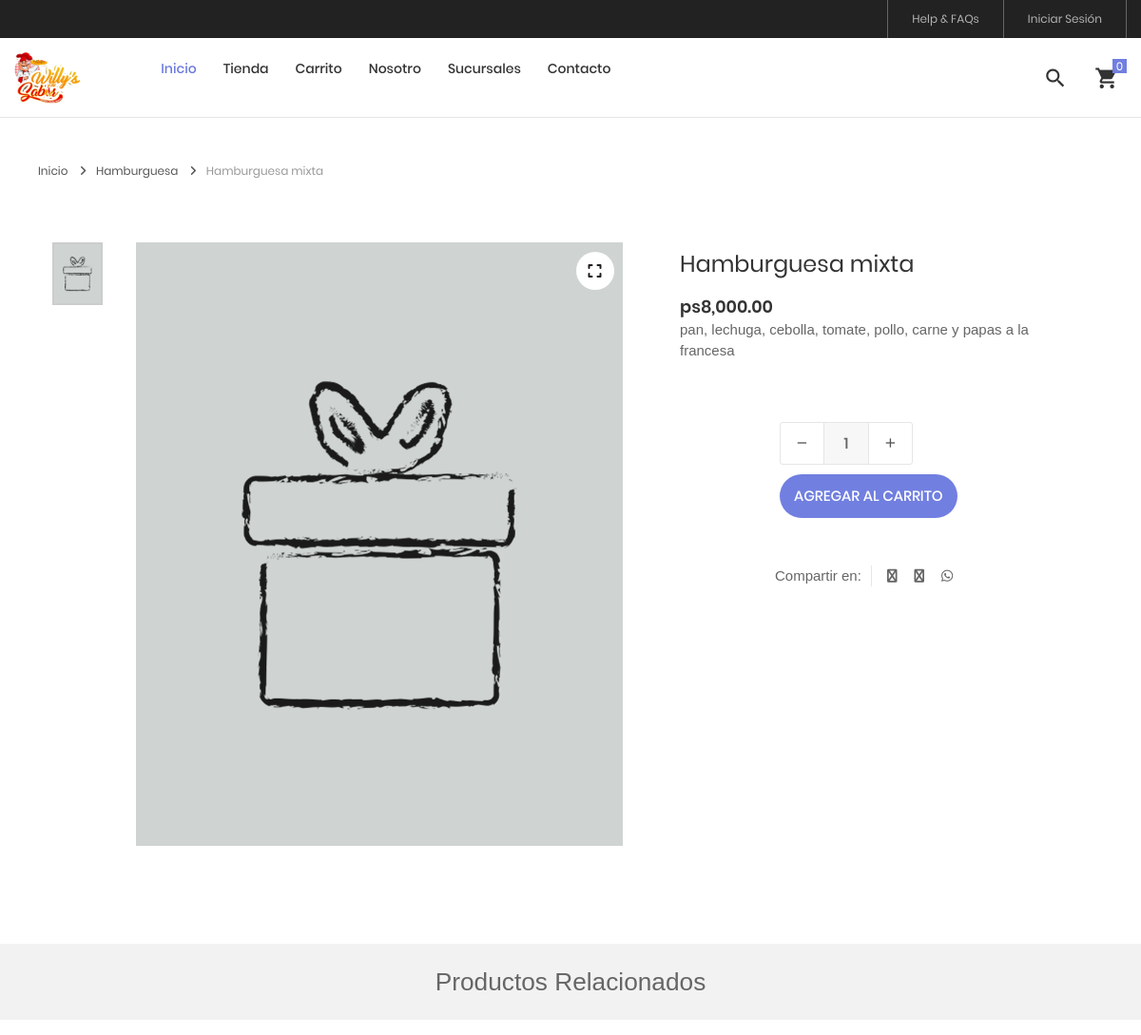
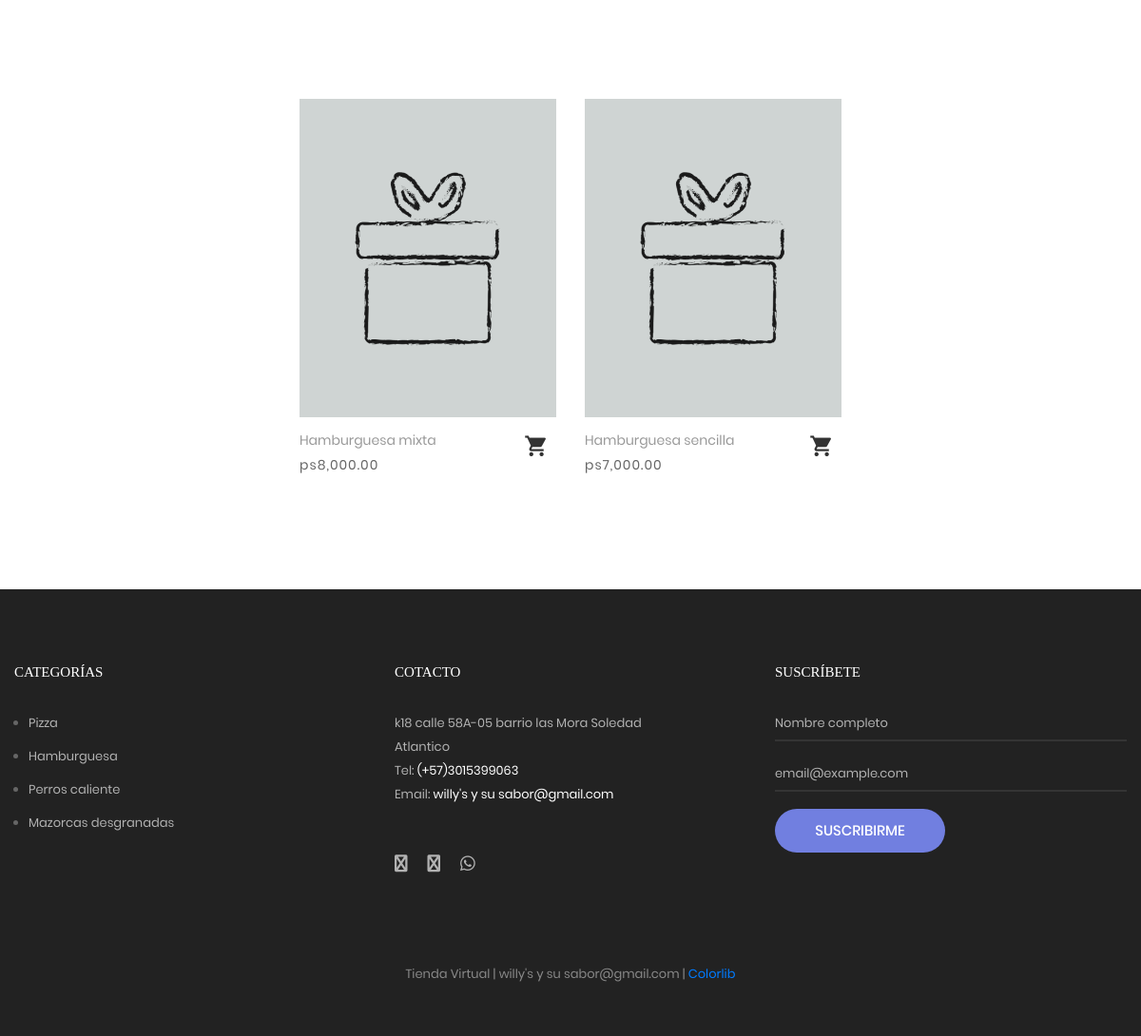
Screenshot of /tienda/producto/17/hamburguesa-mixta with the database file from the repository (2 pictures, top to bottom).
### tables this page shows
CREATE TABLE `producto` (
  `idproducto` bigint(20) NOT NULL,
  `categoriaid` bigint(20) NOT NULL,
  `codigo` varchar(30) NOT NULL,
  `nombre` varchar(255) NOT NULL,
  `descripcion` text NOT NULL,
  `precio` decimal(11,2) NOT NULL,
  `stock` int(11) NOT NULL,
  `imagen` varchar(100) DEFAULT NULL,
  `datecreated` datetime NOT NULL DEFAULT current_timestamp(),
  `ruta` varchar(255) NOT NULL,
  `status` int(11) NOT NULL DEFAULT 1
);

CREATE TABLE `categoria` (
  `idcategoria` bigint(20) NOT NULL,
  `nombre` varchar(255) NOT NULL,
  `descripcion` text NOT NULL,
  `portada` varchar(100) NOT NULL,
  `datecreated` datetime NOT NULL DEFAULT current_timestamp(),
  `ruta` varchar(255) NOT NULL,
  `status` int(11) NOT NULL DEFAULT 1
);

### Libraries/Core/Views.php (called while the page is built)
<?php
	class Views
	{
		function getView($controller,$view,$data="")
		{
			$controller = get_class($controller);
			if($controller == "Home"){
				$view = "Views/".$view.".php";
			}else{
				$view = "Views/".$controller."/".$view.".php";
			}
			require_once ($view);
		}
	}
 ?>

### index.php (called while the page is built, shortened)
<?php
	require_once("Helpers/Helpers.php");
	require_once("Libraries/Core/Load.php");
 ?>

### Helpers/Helpers.php (called while the page is built, shortened)
<?php
	function base_url()
	{
		return BASE_URL;
	}
    function media()
    {
        return BASE_URL."/Assets";
    }
    function footerTienda($data="")
    {
        $view_footer = "Views/Template/footer_tienda.php";
        require_once ($view_footer);
    }
    function formatMoney($cantidad){
        $cantidad = number_format($cantidad,2,SPD,SPM);
        return $cantidad;
    }
    function getCatFooter(){
        require_once ("Models/CategoriasModel.php");
        $objCategoria = new CategoriasModel();
        $request = $objCategoria->getCategoriasFooter();
        return $request;
    }
    function getInfoPage(int $idpagina){
        require_once("Libraries/Core/Mysql.php");
        $con = new Mysql();
        $sql = "SELECT * FROM post WHERE idpost = $idpagina";
        $request = $con->select($sql);
        return $request;
    }
 ?>

### Libraries/Core/Mysql.php (called while the page is built, shortened)
<?php
	class Mysql extends Conexion
	{
		private $conexion;
		function __construct()
		{
			$this->conexion = new Conexion();
			$this->conexion = $this->conexion->conect();
		}
		public function select(string $query)
		{
			$this->strquery = $query;
        	$result = $this->conexion->prepare($this->strquery);
			$result->execute();
        	$data = $result->fetch(PDO::FETCH_ASSOC);
        	return $data;
		}
		public function select_all(string $query)
		{
			$this->strquery = $query;
        	$result = $this->conexion->prepare($this->strquery);
			$result->execute();
        	$data = $result->fetchall(PDO::FETCH_ASSOC);
        	return $data;
		}
	}
 ?>

### Libraries/Core/Conexion.php (called while the page is built)
<?php
class Conexion{
	private $conect;
	public function __construct(){
		$connectionString = "mysql:host=".DB_HOST.";dbname=".DB_NAME.";charset=".DB_CHARSET;
		try{
			$this->conect = new PDO($connectionString, DB_USER, DB_PASSWORD);
			$this->conect->setAttribute(PDO::ATTR_ERRMODE, PDO::ERRMODE_EXCEPTION);
		}catch(PDOException $e){
			$this->conect = 'Error de conexión';
		    echo "ERROR: " . $e->getMessage();
		}
	}
	public function conect(){
		return $this->conect;
	}
}
?>

### Models/TProducto.php (called while the page is built, shortened)
<?php
require_once("Libraries/Core/Mysql.php");
trait TProducto{
	public function getProductoT(int $idproducto, string $ruta){
		$this->con = new Mysql();
		$this->intIdProducto = $idproducto;
		$this->strRuta = $ruta;
		$sql = "SELECT p.idproducto,
						p.codigo,
						p.nombre,
						p.descripcion,
						p.categoriaid,
						c.nombre as categoria,
						c.ruta as ruta_categoria,
						p.precio,
						p.ruta,
						p.stock
				FROM producto p
				INNER JOIN categoria c
				ON p.categoriaid = c.idcategoria
				WHERE p.status != 0 AND p.idproducto = '{$this->intIdProducto}' AND p.ruta = '{$this->strRuta}' ";
				$request = $this->con->select($sql);
				if(!empty($request)){
					$intIdProducto = $request['idproducto'];
					$sqlImg = "SELECT img
							FROM imagen
							WHERE productoid = $intIdProducto";
					$arrImg = $this->con->select_all($sqlImg);
					if(count($arrImg) > 0){
						for ($i=0; $i < count($arrImg); $i++) {
							$arrImg[$i]['url_image'] = media().'/images/uploads/'.$arrImg[$i]['img'];
						}
					}else{
						$arrImg[0]['url_image'] = media().'/images/uploads/product.png';
					}
					$request['images'] = $arrImg;
				}
		return $request;
	}
	public function getProductosRandom(int $idcategoria, int $cant, string $option){
		$this->intIdcategoria = $idcategoria;
		$this->cant = $cant;
		$this->option = $option;
		if($option == "r"){
			$this->option = " RAND() ";
		}else if($option == "a"){
			$this->option = " idproducto ASC ";
		}else{
			$this->option = " idproducto DESC ";
		}
		$this->con = new Mysql();
		$sql = "SELECT p.idproducto,
						p.codigo,
						p.nombre,
						p.descripcion,
						p.categoriaid,
						c.nombre as categoria,
						p.precio,
						p.ruta,
						p.stock
				FROM producto p
				INNER JOIN categoria c
				ON p.categoriaid = c.idcategoria
				WHERE p.status != 0 AND p.categoriaid = $this->intIdcategoria
				ORDER BY $this->option LIMIT  $this->cant ";
				$request = $this->con->select_all($sql);
				if(count($request) > 0){
					for ($c=0; $c < count($request) ; $c++) {
						$intIdProducto = $request[$c]['idproducto'];
						$sqlImg = "SELECT img
								FROM imagen
								WHERE productoid = $intIdProducto";
						$arrImg = $this->con->select_all($sqlImg);
						$request[$c]['images'] = $arrImg;
					}
				}
		return $request;
	}
}
 ?>

### Models/CategoriasModel.php (called while the page is built, shortened)
<?php
	class CategoriasModel extends Mysql
	{
		public function getCategoriasFooter(){
			$sql = "SELECT idcategoria, nombre, descripcion, portada, ruta
					FROM categoria WHERE  status = 1 AND idcategoria IN (".CAT_FOOTER.")";
			$request = $this->select_all($sql);
			if(count($request) > 0){
				for ($c=0; $c < count($request) ; $c++) {
					$request[$c]['portada'] = BASE_URL.'/Assets/images/uploads/'.$request[$c]['portada'];
				}
			}
			return $request;
		}
	}
 ?>

### Views/Tienda/producto.php (the view, shortened to what this page needs)
<?php
$arrProducto = $data['producto'];
$arrProductos = $data['productos'];
$arrImages = $arrProducto['images'];
$rutacategoria = $arrProducto['categoriaid'].'/'.$arrProducto['ruta_categoria'];
$urlShared = base_url()."/tienda/producto/".$arrProducto['idproducto']."/".$arrProducto['ruta'];
 ?>
<br><br><br>
<hr>
	<div class="container">
		<div class="bread-crumb flex-w p-l-25 p-r-15 p-t-30 p-lr-0-lg">
			<a href="<?= base_url(); ?>" class="stext-109 cl8 hov-cl1 trans-04">
				Inicio
				<i class="fa fa-angle-right m-l-9 m-r-10" aria-hidden="true"></i>
			</a>
			<a href="<?= base_url().'/tienda/categoria/'.$rutacategoria; ?>" class="stext-109 cl8 hov-cl1 trans-04">
				<?= $arrProducto['categoria'] ?>
				<i class="fa fa-angle-right m-l-9 m-r-10" aria-hidden="true"></i>
			</a>
			<span class="stext-109 cl4">
				<?= $arrProducto['nombre'] ?>
			</span>
		</div>
	</div>
	<section class="sec-product-detail bg0 p-t-65 p-b-60">
		<div class="container">
			<div class="row">
				<div class="col-md-6 col-lg-7 p-b-30">
					<div class="p-l-25 p-r-30 p-lr-0-lg">
						<div class="wrap-slick3 flex-sb flex-w">
							<div class="wrap-slick3-dots"></div>
							<div class="slick3 gallery-lb">
							<?php
								if(!empty($arrImages)){
									for ($img=0; $img < count($arrImages) ; $img++) {
							 ?>
								<div class="item-slick3" data-thumb="<?= $arrImages[$img]['url_image']; ?>">
									<div class="wrap-pic-w pos-relative">
										<img src="<?= $arrImages[$img]['url_image']; ?>" alt="<?= $arrProducto['nombre']; ?>">
										<a class="flex-c-m size-108 how-pos1 bor0 fs-16 cl10 bg0 hov-btn3 trans-04" href="<?= $arrImages[$img]['url_image']; ?>">
											<i class="fa fa-expand"></i>
										</a>
									</div>
								</div>
							<?php
									}
								}
							?>
							</div>
						</div>
					</div>
				</div>
				<div class="col-md-6 col-lg-5 p-b-30">
					<div class="p-r-50 p-t-5 p-lr-0-lg">
						<h4 class="mtext-105 cl2 js-name-detail p-b-14">
							<?= $arrProducto['nombre']; ?>
						</h4>
						<span class="mtext-106 cl2">
							<?= SMONEY.formatMoney($arrProducto['precio']); ?>
						</span>
						<?= $arrProducto['descripcion']; ?>
						<div class="p-t-33">
							<div class="flex-w flex-r-m p-b-10">
								<div class="size-204 flex-w flex-m respon6-next">
									<div class="wrap-num-product flex-w m-r-20 m-tb-10">
										<div class="btn-num-product-down cl8 hov-btn3 trans-04 flex-c-m">
											<i class="fs-16 zmdi zmdi-minus"></i>
										</div>
										<input id="cant-product" class="mtext-104 cl3 txt-center num-product" type="number" name="num-product" value="1" min="1">
										<div class="btn-num-product-up cl8 hov-btn3 trans-04 flex-c-m">
											<i class="fs-16 zmdi zmdi-plus"></i>
										</div>
									</div>
									<button id="<?= openssl_encrypt($arrProducto['idproducto'],METHODENCRIPT,KEY); ?>" class="flex-c-m stext-101 cl0 size-101 bg1 bor1 hov-btn1 p-lr-15 trans-04 js-addcart-detail">
										Agregar al carrito
									</button>
								</div>
							</div>
						</div>
						<div class="flex-w flex-m p-l-100 p-t-40 respon7">
							<div class="flex-m bor9 p-r-10 m-r-11">
								Compartir en:
							</div>
							<a href="#" class="fs-14 cl3 hov-cl1 trans-04 lh-10 p-lr-5 p-tb-2 m-r-8 tooltip100" data-tooltip="Facebook"
								onclick="window.open('https://www.facebook.com/sharer/sharer.php?u=<?= $urlShared; ?> &t=<?= $arrProducto['nombre'] ?>','ventanacompartir', 'toolbar=0, status=0, width=650, height=450');"
								>
								<i class="fa fa-facebook"></i>
							</a>
							<a href="https://twitter.com/intent/tweet?text=<?= $arrProducto['nombre'] ?>&url=<?= $urlShared; ?>&hashtags=<?= SHAREDHASH; ?>" target="_blank" class="fs-14 cl3 hov-cl1 trans-04 lh-10 p-lr-5 p-tb-2 m-r-8 tooltip100" data-tooltip="Twitter">
								<i class="fa fa-twitter"></i>
							</a>
							<a href="https://api.whatsapp.com/send?text=<?= $arrProducto['nombre'].' '.$urlShared ?>" target="_blank" class="fs-14 cl3 hov-cl1 trans-04 lh-10 p-lr-5 p-tb-2 m-r-8 tooltip100" data-tooltip="WhatsApp">
								<i class="fab fa-whatsapp" aria-hidden="true"></i>
							</a>
						</div>
					</div>
				</div>
			</div>
		</div>
		<div class="bg6 flex-c-m flex-w size-302 m-t-73 p-tb-15">
			<h3>Productos Relacionados</h3>
		</div>
	</section>
	<section class="sec-relate-product bg0 p-t-45 p-b-105">
		<div class="container">
			<div class="wrap-slick2">
				<div class="slick2">
				<?php
					if(!empty($arrProductos)){
						for ($p=0; $p < count($arrProductos); $p++) {
							$ruta = $arrProductos[$p]['ruta'];
							if(count($arrProductos[$p]['images']) > 0 ){
								$portada = $arrProductos[$p]['images'][0]['url_image'];
							}else{
								$portada = media().'/images/uploads/product.png';
							}
				 ?>
					<div class="item-slick2 p-l-15 p-r-15 p-t-15 p-b-15">
						<div class="block2">
							<div class="block2-pic hov-img0">
								<img src="<?= $portada ?>" alt="<?= $arrProductos[$p]['nombre'] ?>">
							</div>
							<div class="block2-txt flex-w flex-t p-t-14">
								<div class="block2-txt-child1 flex-col-l ">
									<a href="<?= base_url().'/tienda/producto/'.$arrProductos[$p]['idproducto'].'/'.$ruta; ?>" class="stext-104 cl4 hov-cl1 trans-04 js-name-b2 p-b-6">
										<?= $arrProductos[$p]['nombre'] ?>
									</a>
									<span class="stext-105 cl3">
										<?= SMONEY.formatMoney($arrProductos[$p]['precio']); ?>
									</span>
								</div>
								<div class="block2-txt-child2 flex-r p-t-3">
									<a href="#"
									 id="<?= openssl_encrypt($arrProductos[$p]['idproducto'],METHODENCRIPT,KEY); ?>"
									 pr="1"
									 class="btn-addwish-b2 dis-block pos-relative js-addwish-b2 js-addcart-detail
									 icon-header-item cl2 hov-cl1 trans-04 p-l-22 p-r-11
									 ">
										<i class="zmdi zmdi-shopping-cart"></i>
									</a>
								</div>
							</div>
						</div>
					</div>
				<?php
						}
					}
				 ?>
				</div>
			</div>
		</div>
	</section>
<?php
	footerTienda($data);
?>

### Views/Template/footer_tienda.php (shortened to what this page needs)
	<?php
		$catFotter = getCatFooter();
	 ?>
	<footer class="bg3 p-t-75 p-b-32">
		<div class="container">
			<div class="row">
				<div class="col-sm-6 col-lg-4 p-b-50">
					<h4 class="stext-301 cl0 p-b-30">
						Categorías
					</h4>
					<?php if(count($catFotter) > 0){ ?>
					<ul>
						<?php foreach ($catFotter as $cat) { ?>
						<li class="p-b-10">
							<a href="<?= base_url() ?>/tienda/categoria/<?= $cat['idcategoria'].'/'.$cat['ruta'] ?>" class="stext-107 cl7 hov-cl1 trans-04">
								<?= $cat['nombre'] ?>
							</a>
						</li>
						<?php } ?>
					</ul>
					<?php } ?>
				</div>
				<div class="col-sm-6 col-lg-4 p-b-50">
					<h4 class="stext-301 cl0 p-b-30">
						Cotacto
					</h4>
					<p class="stext-107 cl7 size-201">
						<?= DIRECCION ?> <br>
						Tel: <a class="linkFooter" href="tel:<?= TELEMPRESA ?>"><?= TELEMPRESA ?></a><br>
						Email: <a class="linkFooter" href="mailto:<?= EMAIL_EMPRESA ?>"><?= EMAIL_EMPRESA ?></a>
					</p>
					<div class="p-t-27">
						<a href="<?= FACEBOOK ?>" target="_blanck" class="fs-18 cl7 hov-cl1 trans-04 m-r-16">
							<i class="fa fa-facebook"></i>
						</a>
						<a href="<?= INSTAGRAM ?>" target="_blanck"  class="fs-18 cl7 hov-cl1 trans-04 m-r-16">
							<i class="fa fa-instagram"></i>
						</a>
						<a href="https://wa.me/<?= WHATSAPP ?>" target="_blanck"  class="fs-18 cl7 hov-cl1 trans-04 m-r-16">
							<i class="fab fa-whatsapp"></i>
						</a>
					</div>
				</div>
				<div class="col-sm-6 col-lg-4 p-b-50">
					<h4 class="stext-301 cl0 p-b-30">
						Suscríbete
					</h4>
					<form id="frmSuscripcion" name="frmSuscripcion">
						<div class="wrap-input1 w-full p-b-4">
							<input class="input1 bg-none plh1 stext-107 cl7" type="text" id="nombreSuscripcion" name="nombreSuscripcion" placeholder="Nombre completo" required>
						</div>
						<br>
						<div class="wrap-input1 w-full p-b-4">
							<input class="input1 bg-none plh1 stext-107 cl7" type="email" id="emailSuscripcion" name="emailSuscripcion" placeholder="email@example.com" required >
						</div>
						<div class="p-t-18">
							<button class="flex-c-m stext-101 cl0 size-103 bg1 bor1 hov-btn2 p-lr-15 trans-04">
								Suscribirme
							</button>
						</div>
					</form>
				</div>
			</div>
			<div class="p-t-40">
				<p class="stext-107 cl6 txt-center">
					<?= NOMBRE_EMPESA; ?> | <?= WEB_EMPRESA; ?> | <a href="https://colorlib.com" target="_blank">Colorlib</a>
				</p>
			</div>
		</div>
	</footer>
</body>
</html>

### rows the page displays
producto: categoriaid.nombre "Hamburguesa", nombre "Hamburguesa mixta", precio "8,000.00", descripcion "pan, lechuga, cebolla, tomate, pollo, carne y papas a la francesa"
producto: nombre "Hamburguesa sencilla", precio "7,000.00"
categoria: nombre "Pizza"
categoria: nombre "Hamburguesa"
categoria: nombre "Perros caliente"
categoria: nombre "Mazorcas desgranadas"

### other values shown
SMONEY "ps"
$arrProductos[$p]['nombre'] "Hamburguesa mixta"
formatMoney($arrProductos[$p]['precio']) "8,000.00"
DIRECCION "k18 calle 58A-05 barrio las Mora Soledad Atlantico"
TELEMPRESA "(+57)3015399063"
EMAIL_EMPRESA "willy's y su sabor@gmail.com"
NOMBRE_EMPESA "Tienda Virtual"
WEB_EMPRESA "willy's y su sabor@gmail.com"
